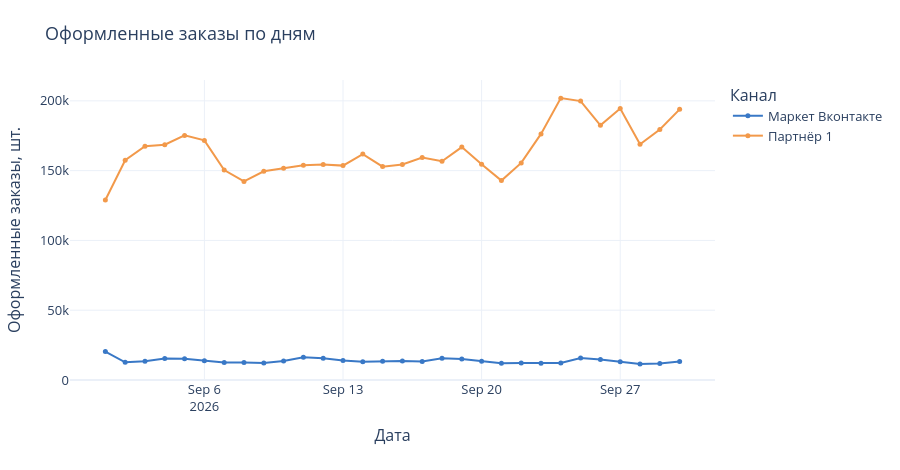

Source (notebook cell):
### Markdown cell above
### Интерактивно: ежедневные оформленные заказы
Все 30 наблюдений сохранены, включая 1 сентября. Масштабы каналов различаются; это не данные о переносе заказов между каналами.

### Code cell
fig = go.Figure()
for channel, color in [(mv, '#3978C6'), (p1, '#F2994A')]:
    fig.add_scatter(x=daily.index, y=daily[f'Заказы: {channel}'], name=channel, mode='lines+markers',
                    line=dict(color=color, width=2), marker=dict(size=5),
                    hovertemplate='%{x|%d.%m.%Y}<br>%{fullData.name}: %{y:,.0f} заказов<extra></extra>')
fig.update_yaxes(rangemode='tozero')
fig.update_layout(hovermode='x unified')
show_plotly(fig, 'Оформленные заказы по дням', 'Дата', 'Оформленные заказы, шт.', 470)
